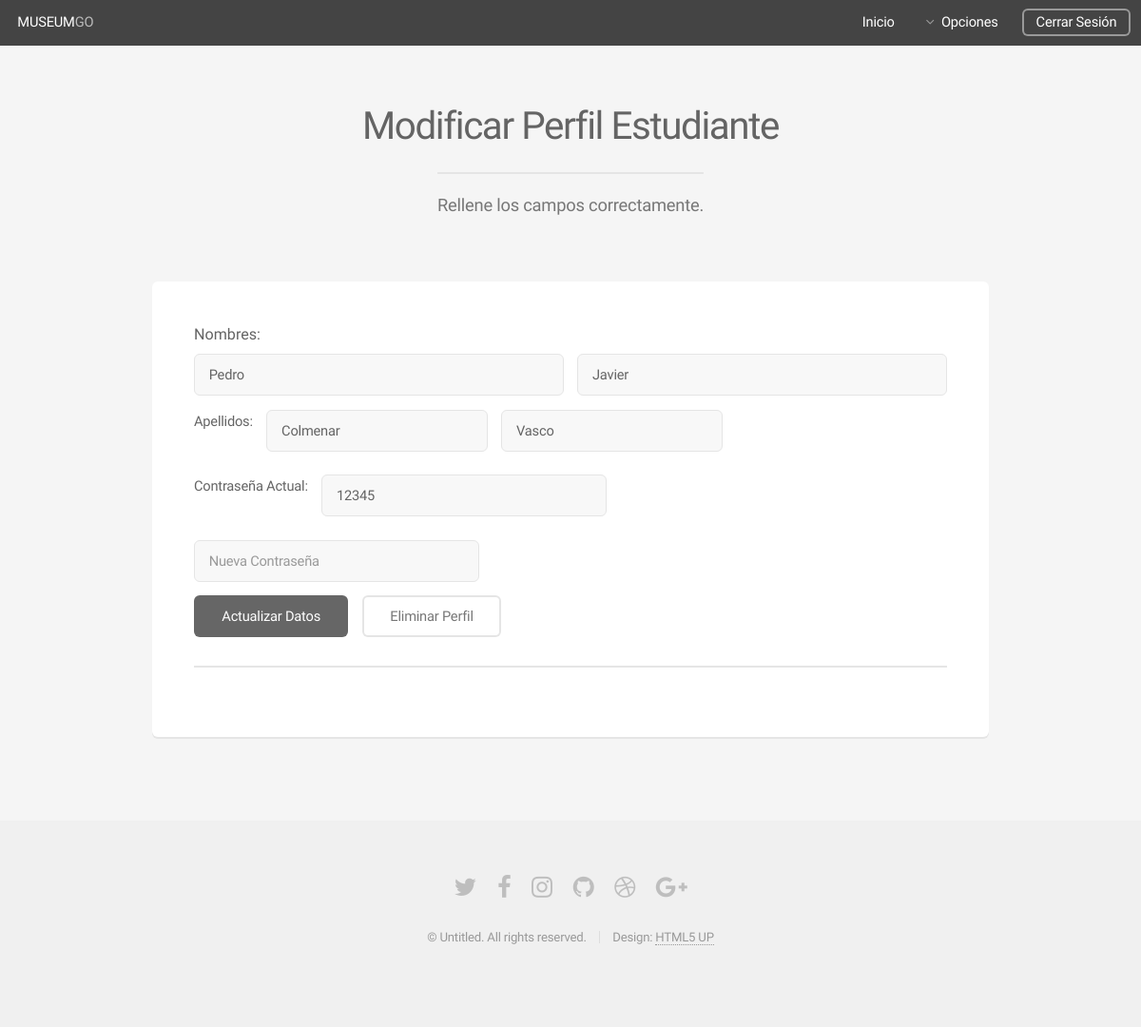
Before: /user_students.php?id=1 (signed in) with the older database file.
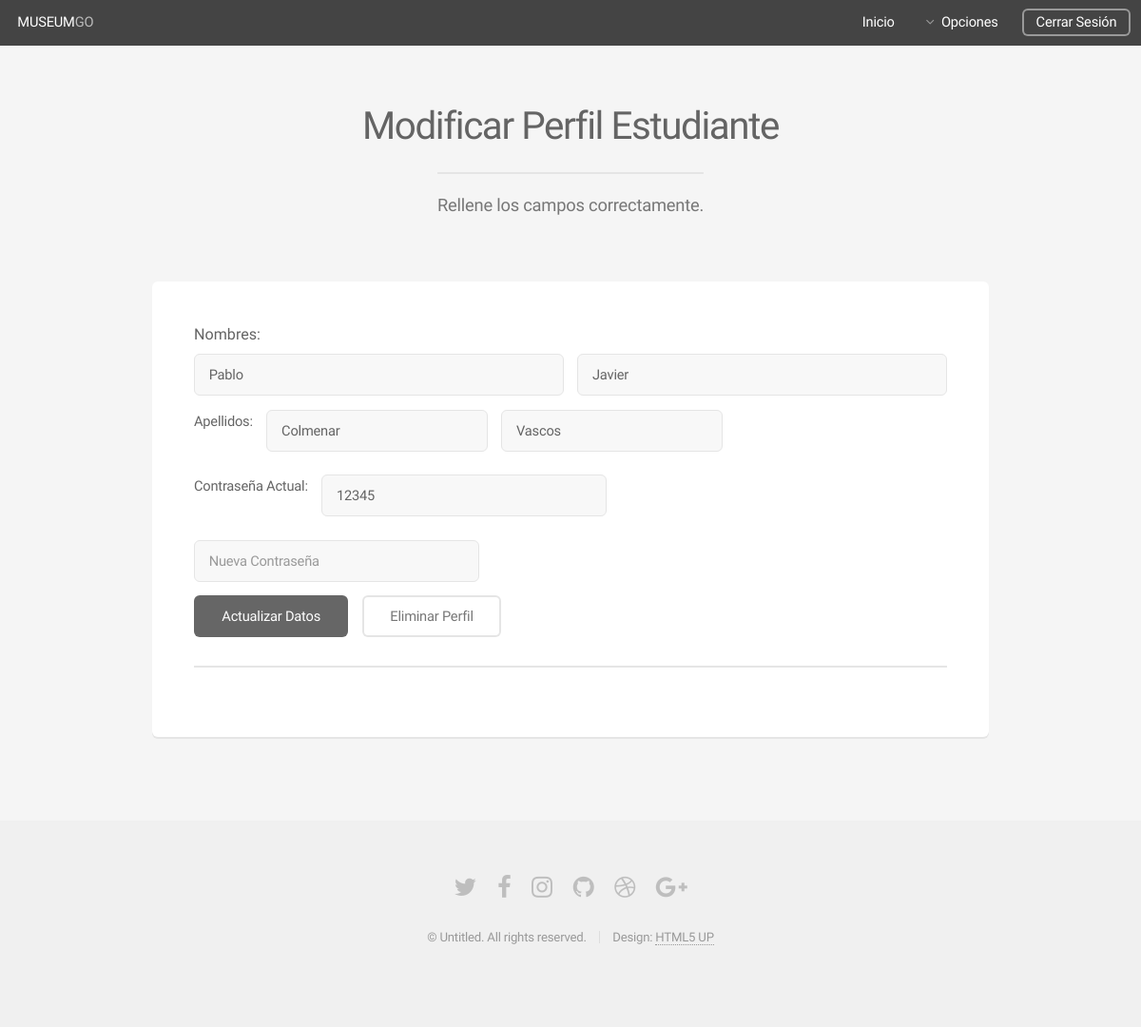
After: the same page with the newer database file.
### tables this page shows
CREATE TABLE `estudiantes` (
  `id` int(100) NOT NULL,
  `usuario` varchar(100) NOT NULL,
  `contrasenia` varchar(200) NOT NULL,
  `nombre` varchar(200) NOT NULL,
  `apellidos` varchar(200) DEFAULT NULL
);

### user_students.php (the view, shortened to what this page needs)
<!DOCTYPE HTML>
<?php
$host_db = "localhost";
$user_db = "root";
$pass_db = "";
$db_name = "museo";
if(!empty($_SESSION['user'])){
	$conexion = new mysqli($host_db, $user_db,$pass_db, $db_name);
	$sql="SELECT * FROM estudiantes where id='".$_GET['id']."'";
	$result = $conexion->query($sql);
	$row = $result->fetch_assoc();
	$row_name =$row['nombre'];
	$row_last_name = $row['apellidos'];
	$oneName = explode(" ",$row_name);
	$oneLastName = explode(" ",$row_last_name);
	$row_password =  $row['contrasenia'];
}else{
}
?>
<html>
	<head>
		<link rel="stylesheet" href="assets/css/main.css" />
	</head>
	<body class="is-preload">
		<div id="page-wrapper">
				<header id="header">
				<?php
					if(!empty($_SESSION['firt_name'])){
						echo " <h1> ".strtoupper($_SESSION['firt_name'])." &nbsp<a href='#'>".strtoupper($_SESSION['f_last_name'])."</a></h1>";
					}else{
						echo"<h1><a href='#'>MUSEUM</a>GO</h1>";
					}
					?>
					<nav id="nav">
						<ul>
							<li><a href="my_admin_profile.php">Inicio</a></li>
							<li>
								<a href="#" class="icon fa-angle-down">Opciones</a>
							</li>
							<li><a href="index_user.php" class="button">Cerrar Sesión</a></li>
						</ul>
					</nav>
				</header>
				<section id="main" class="container">
					<header>
						<h2>Modificar Perfil Estudiante</h2>
						<p>Rellene los campos correctamente.</p>
					</header>
					<div class="row">
						<div class="col-12">
					<div class="row">
						<div class="col-12">
								<section class="box">
									<h4><b>Nombres:<b></h4>
									<form method="post" action="confirm_user_students.php">
										<div class="row gtr-uniform gtr-50">
											<div class="col-6 col-12-mobilep">
											<?php
												echo "<input type='text' name='first_name' id='name' value='".$oneName[0]."' />";
											?>
											</div>
											<div class="col-6 col-12-mobilep">
											<?php
												echo"<input type='text' name='second_name' id='second_name' value='".$oneName[1]."'  />";
											?>
											</div>
											<p><b>Apellidos:</b></p>
											<div class="row gtr-uniform gtr-50">
											<div class="col-6 col-12-mobilep">
											<?php
												echo "<input type='text' name='first_lastname' id='name' value='".$oneLastName[0]."' />";
											?>
											</div>
											<div class="col-6 col-12-mobilep">
											<?php
												echo"<input type='text' name='second_lastname' id='second_name' value='".$oneLastName[1]."'  />";
											?>
											</div>
											</div>
											<div class="row gtr-uniform gtr-50">
											<p><b>Contraseña Actual:</b></p>
												<div class="col-6 col-12-mobilep">
													<?php
													echo"<input type='text' name='current_pass' id='second_name' value='".$row_password."'  />";
													?>
												</div>
												<div class="col-6 col-12-mobilep">
												<?php
												echo"<input type='text' name='new_password' id='second_name' value=''  placeholder='Nueva Contraseña' />";
												?>
												</div>
											</div>
											<div class="col-12">
												<ul class="actions">
													<li><input type="submit" name="boton" id="actualiza" value="Actualizar Datos" /></li>
													<li><input type="submit" name="boton" id="elimina" value="Eliminar Perfil" class="alt" /></li>
												</ul>
											</div>
										</div>
									</form>
									<hr />
								</section>
						</div>
					</div>
				</section>
				<footer id="footer">
					<ul class="icons">
						<li><a href="#" class="icon fa-twitter"><span class="label">Twitter</span></a></li>
						<li><a href="#" class="icon fa-facebook"><span class="label">Facebook</span></a></li>
						<li><a href="#" class="icon fa-instagram"><span class="label">Instagram</span></a></li>
						<li><a href="#" class="icon fa-github"><span class="label">Github</span></a></li>
						<li><a href="#" class="icon fa-dribbble"><span class="label">Dribbble</span></a></li>
						<li><a href="#" class="icon fa-google-plus"><span class="label">Google+</span></a></li>
					</ul>
					<ul class="copyright">
						<li>&copy; Untitled. All rights reserved.</li><li>Design: <a href="http://html5up.net">HTML5 UP</a></li>
					</ul>
				</footer>
		</div>
	</body>
</html>

Changed rows visible on the page:
changed estudiantes "Javier": first_name "Pedro" → "Pablo"; second_lastname "Vasco" → "Vascos"
